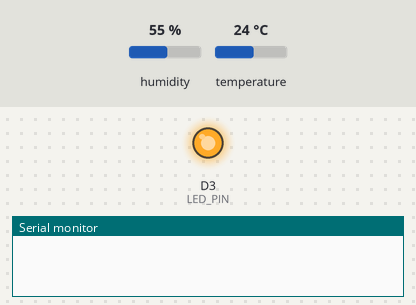
A sketch run on a simulated Arduino Nano 33 BLE. Shown: output pins drawn as LEDs (lit = HIGH), the last lines printed to the serial monitor. The test bench sets the inputs (shaded band); at power-on: humidity 55 %, temperature 24 °C.

Above: at 0.5 s.
At 5.0 s:
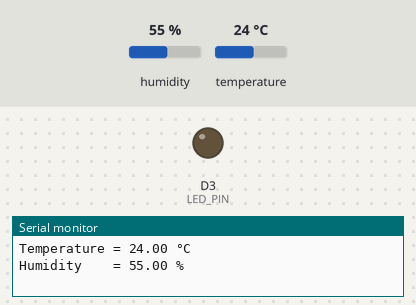
Timing chart, 0 to 11.7 s (numbered marks = the images above):
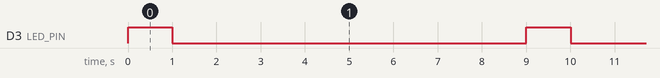

The sketch:

read-temperature-and-humidity-with-nano.ino
```cpp
#include <Arduino_HTS221.h>

// Just to see that board is alive
const int LED_PIN = 3;

const int MEASUREMENT_TIMEOUT = 4000;
const int BLINKING_TIMEOUT = 1000;

// the setup function runs once when you press reset or power the board
void setup() {
  // Initialize serial (usb)
  Serial.begin(9600);

  // Initialize UART on Serial1
  Serial1.begin(9600);

  // initialize pin to light the led
  pinMode(LED_PIN, OUTPUT);

  // initialize HTS library
  if (!HTS.begin()) {
    Serial.println("Failed to initialize humidity temperature sensor!");
    while (1);
  }
}

// the loop function runs over and over again forever
void loop() {
  // Blink the LED to see if stuff works
  digitalWrite(LED_PIN, HIGH);
  delay(BLINKING_TIMEOUT);
  digitalWrite(LED_PIN, LOW);

  // Read temperature and write it to serial
  float temperature = HTS.readTemperature();

  Serial.print("Temperature = ");
  Serial.print(temperature);
  Serial.println(" °C");

  // Send "C <temperature>"
  Serial1.print('C');
  Serial1.print(temperature);

  // Read humidity and write it to serial
  float humidity = HTS.readHumidity();

  Serial.print("Humidity    = ");
  Serial.print(humidity);
  Serial.println(" %");

  // Give other board some time to read and display measurement
  delay(MEASUREMENT_TIMEOUT);

  // Send "H <humidity>"
  Serial1.print('H');
  Serial1.print(humidity);

  // Give other board some time to read and display measurement
  delay(MEASUREMENT_TIMEOUT);
}
```

Measured:
- by itself, D3 (LED_PIN): alternates HIGH for 1.0 s and LOW for 8.0 s
